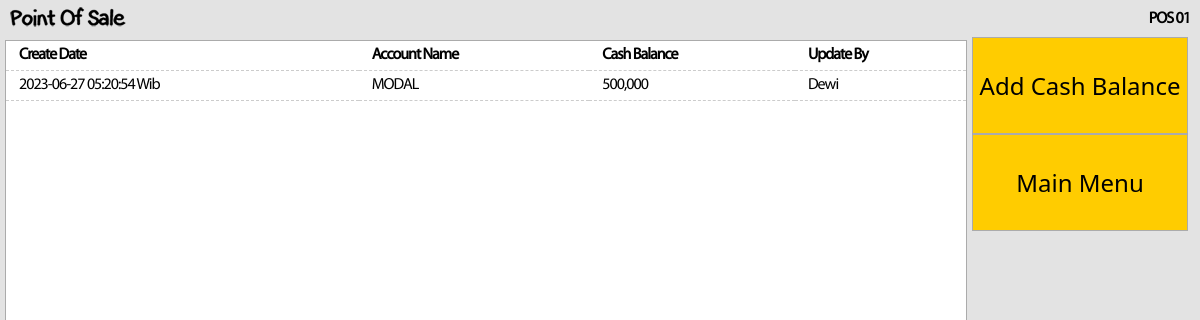
The page /cash_in_out.php (signed in) on the database as committed earlier.
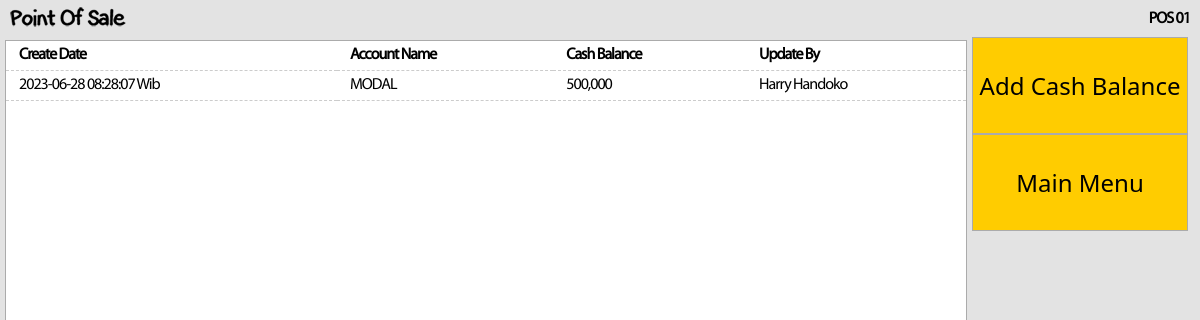
The same page on the database as committed later.
### tables this page shows
CREATE TABLE IF NOT EXISTS `drawer_balance` (
  `ID` int(11) NOT NULL AUTO_INCREMENT,
  `CREATE_DATE` datetime DEFAULT NULL,
  `ACCOUNT_NAME` varchar(50) DEFAULT NULL,
  `CASH_BALANCE` double DEFAULT NULL,
  `TERMINAL` varchar(25) DEFAULT NULL,
  `ID_TRANSACTION` int(11) DEFAULT NULL,
  `NOTE` varchar(255) DEFAULT NULL,
  `UPDATE_BY` varchar(8) DEFAULT NULL,
  PRIMARY KEY (`ID`)
);

CREATE TABLE IF NOT EXISTS `transaction` (
  `ID` int(11) NOT NULL AUTO_INCREMENT,
  `ID_TRANSACTION` int(11) DEFAULT NULL,
  `TERMINAL` varchar(25) DEFAULT NULL,
  `TRANS_DATE` date DEFAULT NULL,
  `CREATE_DATE` datetime DEFAULT NULL,
  `CLOSING_DATE` datetime DEFAULT NULL,
  `OPENING_BALANCE` double DEFAULT NULL,
  `ASSIGNED_USER` varchar(10) DEFAULT NULL,
  `FLAG` enum('Y','N') DEFAULT 'N',
  `SYNC` enum('Y','N') DEFAULT 'N',
  PRIMARY KEY (`ID`)
);

CREATE TABLE IF NOT EXISTS `user` (
  `ID_USER` int(5) NOT NULL AUTO_INCREMENT,
  `USER_ID` varchar(8) DEFAULT NULL,
  `USER_PASS` varchar(8) NOT NULL,
  `FIRST_NAME` varchar(30) DEFAULT NULL,
  `LAST_NAME` varchar(30) DEFAULT NULL,
  `PHONE_NO` varchar(20) DEFAULT NULL,
  `IS_DRIVER` int(1) DEFAULT NULL,
  `AVAILABLE_FOR_DELIVERY` bit(1) DEFAULT NULL,
  `ACTIVE` bit(1) DEFAULT NULL,
  `USER_TYPE_ID` int(2) DEFAULT NULL,
  PRIMARY KEY (`ID_USER`),
  UNIQUE KEY `USER_PASS` (`USER_PASS`),
  UNIQUE KEY `USER_ID` (`USER_ID`)
);

### login_session.php (called while the page is built, shortened)
<?php
$terminal=$_SESSION['terminal'];
?>

### cash_in_out.php (the view, shortened to what this page needs)
<?php
include "login_session.php";
$query_view = mysqli_query($connection,"select * from
drawer_balance drw
left join transaction trs on trs.ID_TRANSACTION = drw.ID_TRANSACTION
left join user usr on usr.USER_ID = drw.UPDATE_BY
where drw.TERMINAL = '$terminal' and trs.TERMINAL = '$terminal' and trs.FLAG = 'N' order by drw.ID asc");
?>
<!DOCTYPE html PUBLIC "-//W3C//DTD XHTML s.0 Transitional//EN" "http://www.w3.org/TR/xhtml1/DTD/xhtml1-transitional.dtd">
<html xmlns="http://www.w3.org/1999/xhtml">
<head>
<link href="content/css/stylesheet.css" rel="stylesheet" type="text/css" />
</head>
<body onresize="resizeWindow()" onload="resizeWindow()">
<div class="header">
  <div class="label_header"><strong><?php echo "$terminal"; ?></strong></div>
<img src="content/images/logo-01.png" width="125" height="25" /></div>
<form action="" method="post">
<div class="navigation" id="navigation">
	<div class="navigationPanel" id="navigationPanel">
  <table width="100%" border="0" cellpadding="3" cellspacing="0" class="table-model-01">
    <tr class="text_content">
      <td class="label_header"><strong>Create Date</strong></td>
      <td class="label_header"><strong>Account Name</strong></td>
      <td class="label_header"><strong>Cash Balance</strong></td>
      <td class="label_header"><strong>Update By</strong></td>
      </tr>
    <?php while($row = mysqli_fetch_array($query_view)){ ?>
    <tr class="text_content_02">
      <td><span class="label_header"><?php echo"$row[CREATE_DATE]" ?> Wib</span></td>
      <td><span class="label_header"><?php echo"$row[ACCOUNT_NAME]" ?></span></td>
      <td class="label_header"><?php echo number_format($row['CASH_BALANCE']) ?></td>
      <td class="label_header"><?php echo"$row[FIRST_NAME] $row[LAST_NAME]" ?></td>
      </tr>
    <?php } ?>
  </table>
  </div>
</div>
</form>
            <div class="content" id="content">
            <div class="contentPanel" id="contentPanel">
            <form action="" method="post">
              <input name="btn_start" type="button" class="btn_ticket_action" id="submit5" value="Add Cash Balance" onclick="window.location.href=('cash_in_out_add.php')"/>
              <input name="btn_back" type="button" class="btn_ticket_action" id="btn_back" value="Main Menu" onclick="window.location.href=('dashboard.php')" />
              </form>
            </div>
</body>
</html>

Rows that differ between the two databases and show on the page:
removed drawer_balance: ID_TRANSACTION.CREATE_DATE "2023-06-27 05:20:54", ACCOUNT_NAME "MODAL", CASH_BALANCE "500,000", user.FIRST_NAME "Dewi"
now on this page (row edited): drawer_balance: ID_TRANSACTION.CREATE_DATE "2023-06-28 08:28:07", ACCOUNT_NAME "MODAL", CASH_BALANCE "500,000", user.FIRST_NAME "Harry", user.LAST_NAME "Handoko"
